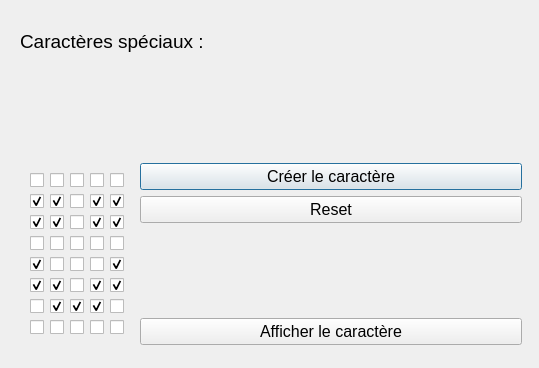
<?xml version="1.0" encoding="UTF-8"?>
<ui version="4.0">
 <class>CaracSpe</class>
 <widget class="QDialog" name="CaracSpe">
  <property name="geometry">
   <rect>
    <x>0</x>
    <y>0</y>
    <width>539</width>
    <height>368</height>
   </rect>
  </property>
  <property name="windowTitle">
   <string>Dialog</string>
  </property>
  <widget class="QWidget" name="verticalLayoutWidget_2">
   <property name="geometry">
    <rect>
     <x>20</x>
     <y>30</y>
     <width>502</width>
     <height>315</height>
    </rect>
   </property>
   <layout class="QVBoxLayout" name="verticalLayout_2">
    <item>
     <widget class="QLabel" name="label">
      <property name="minimumSize">
       <size>
        <width>500</width>
        <height>20</height>
       </size>
      </property>
      <property name="font">
       <font>
        <family>Segoe UI</family>
        <pointsize>14</pointsize>
       </font>
      </property>
      <property name="text">
       <string>Caractères spéciaux :</string>
      </property>
     </widget>
    </item>
    <item>
     <spacer name="verticalSpacer_2">
      <property name="orientation">
       <enum>Qt::Vertical</enum>
      </property>
      <property name="sizeHint" stdset="0">
       <size>
        <width>20</width>
        <height>40</height>
       </size>
      </property>
     </spacer>
    </item>
    <item>
     <layout class="QHBoxLayout" name="horizontalLayout">
      <item>
       <layout class="QGridLayout" name="gridLayout">
        <property name="leftMargin">
         <number>10</number>
        </property>
        <property name="topMargin">
         <number>10</number>
        </property>
        <property name="rightMargin">
         <number>10</number>
        </property>
        <property name="bottomMargin">
         <number>10</number>
        </property>
        <item row="0" column="1">
         <widget class="QCheckBox" name="checkBox_2">
          <property name="text">
           <string/>
          </property>
         </widget>
        </item>
        <item row="1" column="0">
         <widget class="QCheckBox" name="checkBox_6">
          <property name="text">
           <string/>
          </property>
          <property name="checked">
           <bool>true</bool>
          </property>
         </widget>
        </item>
        <item row="0" column="4">
         <widget class="QCheckBox" name="checkBox_5">
          <property name="text">
           <string/>
          </property>
         </widget>
        </item>
        <item row="0" column="3">
         <widget class="QCheckBox" name="checkBox_4">
          <property name="text">
           <string/>
          </property>
         </widget>
        </item>
        <item row="3" column="2">
         <widget class="QCheckBox" name="checkBox_18">
          <property name="text">
           <string/>
          </property>
         </widget>
        </item>
        <item row="3" column="1">
         <widget class="QCheckBox" name="checkBox_17">
          <property name="text">
           <string/>
          </property>
         </widget>
        </item>
        <item row="3" column="3">
         <widget class="QCheckBox" name="checkBox_19">
          <property name="text">
           <string/>
          </property>
         </widget>
        </item>
        <item row="0" column="2">
         <widget class="QCheckBox" name="checkBox_3">
          <property name="text">
           <string/>
          </property>
         </widget>
        </item>
        <item row="0" column="0">
         <widget class="QCheckBox" name="checkBox_1">
          <property name="text">
           <string/>
          </property>
         </widget>
        </item>
        <item row="2" column="4">
         <widget class="QCheckBox" name="checkBox_15">
          <property name="text">
           <string/>
          </property>
          <property name="checked">
           <bool>true</bool>
          </property>
         </widget>
        </item>
        <item row="1" column="3">
         <widget class="QCheckBox" name="checkBox_9">
          <property name="text">
           <string/>
          </property>
          <property name="checked">
           <bool>true</bool>
          </property>
         </widget>
        </item>
        <item row="2" column="0">
         <widget class="QCheckBox" name="checkBox_11">
          <property name="text">
           <string/>
          </property>
          <property name="checked">
           <bool>true</bool>
          </property>
         </widget>
        </item>
        <item row="2" column="3">
         <widget class="QCheckBox" name="checkBox_14">
          <property name="text">
           <string/>
          </property>
          <property name="checked">
           <bool>true</bool>
          </property>
         </widget>
        </item>
        <item row="2" column="2">
         <widget class="QCheckBox" name="checkBox_13">
          <property name="text">
           <string/>
          </property>
         </widget>
        </item>
        <item row="4" column="0">
         <widget class="QCheckBox" name="checkBox_21">
          <property name="text">
           <string/>
          </property>
          <property name="checked">
           <bool>true</bool>
          </property>
         </widget>
        </item>
        <item row="4" column="2">
         <widget class="QCheckBox" name="checkBox_23">
          <property name="text">
           <string/>
          </property>
         </widget>
        </item>
        <item row="1" column="4">
         <widget class="QCheckBox" name="checkBox_10">
          <property name="text">
           <string/>
          </property>
          <property name="checked">
           <bool>true</bool>
          </property>
         </widget>
        </item>
        <item row="3" column="4">
         <widget class="QCheckBox" name="checkBox_20">
          <property name="text">
           <string/>
          </property>
         </widget>
        </item>
        <item row="4" column="1">
         <widget class="QCheckBox" name="checkBox_22">
          <property name="text">
           <string/>
          </property>
         </widget>
        </item>
        <item row="1" column="1">
         <widget class="QCheckBox" name="checkBox_7">
          <property name="text">
           <string/>
          </property>
          <property name="checked">
           <bool>true</bool>
          </property>
         </widget>
        </item>
        <item row="2" column="1">
         <widget class="QCheckBox" name="checkBox_12">
          <property name="text">
           <string/>
          </property>
          <property name="checked">
           <bool>true</bool>
          </property>
         </widget>
        </item>
        <item row="5" column="2">
         <widget class="QCheckBox" name="checkBox_28">
          <property name="text">
           <string/>
          </property>
         </widget>
        </item>
        <item row="5" column="1">
         <widget class="QCheckBox" name="checkBox_27">
          <property name="text">
           <string/>
          </property>
          <property name="checked">
           <bool>true</bool>
          </property>
         </widget>
        </item>
        <item row="4" column="3">
         <widget class="QCheckBox" name="checkBox_24">
          <property name="text">
           <string/>
          </property>
         </widget>
        </item>
        <item row="4" column="4">
         <widget class="QCheckBox" name="checkBox_25">
          <property name="text">
           <string/>
          </property>
          <property name="checked">
           <bool>true</bool>
          </property>
         </widget>
        </item>
        <item row="1" column="2">
         <widget class="QCheckBox" name="checkBox_8">
          <property name="text">
           <string/>
          </property>
         </widget>
        </item>
        <item row="5" column="3">
         <widget class="QCheckBox" name="checkBox_29">
          <property name="text">
           <string/>
          </property>
          <property name="checked">
           <bool>true</bool>
          </property>
         </widget>
        </item>
        <item row="5" column="4">
         <widget class="QCheckBox" name="checkBox_30">
          <property name="text">
           <string/>
          </property>
          <property name="checked">
           <bool>true</bool>
          </property>
         </widget>
        </item>
        <item row="6" column="0">
         <widget class="QCheckBox" name="checkBox_31">
          <property name="text">
           <string/>
          </property>
         </widget>
        </item>
        <item row="5" column="0">
         <widget class="QCheckBox" name="checkBox_26">
          <property name="text">
           <string/>
          </property>
          <property name="checked">
           <bool>true</bool>
          </property>
         </widget>
        </item>
        <item row="6" column="3">
         <widget class="QCheckBox" name="checkBox_34">
          <property name="text">
           <string/>
          </property>
          <property name="checked">
           <bool>true</bool>
          </property>
         </widget>
        </item>
        <item row="6" column="2">
         <widget class="QCheckBox" name="checkBox_33">
          <property name="text">
           <string/>
          </property>
          <property name="checked">
           <bool>true</bool>
          </property>
         </widget>
        </item>
        <item row="3" column="0">
         <widget class="QCheckBox" name="checkBox_16">
          <property name="text">
           <string/>
          </property>
         </widget>
        </item>
        <item row="7" column="0">
         <widget class="QCheckBox" name="checkBox_36">
          <property name="text">
           <string/>
          </property>
         </widget>
        </item>
        <item row="6" column="4">
         <widget class="QCheckBox" name="checkBox_35">
          <property name="text">
           <string/>
          </property>
         </widget>
        </item>
        <item row="6" column="1">
         <widget class="QCheckBox" name="checkBox_32">
          <property name="text">
           <string/>
          </property>
          <property name="checked">
           <bool>true</bool>
          </property>
         </widget>
        </item>
        <item row="7" column="1">
         <widget class="QCheckBox" name="checkBox_37">
          <property name="text">
           <string/>
          </property>
         </widget>
        </item>
        <item row="7" column="4">
         <widget class="QCheckBox" name="checkBox_40">
          <property name="text">
           <string/>
          </property>
         </widget>
        </item>
        <item row="7" column="2">
         <widget class="QCheckBox" name="checkBox_38">
          <property name="text">
           <string/>
          </property>
         </widget>
        </item>
        <item row="7" column="3">
         <widget class="QCheckBox" name="checkBox_39">
          <property name="text">
           <string/>
          </property>
         </widget>
        </item>
       </layout>
      </item>
      <item>
       <layout class="QVBoxLayout" name="verticalLayout">
        <item>
         <widget class="QPushButton" name="pushButton_creer_car">
          <property name="font">
           <font>
            <family>Segoe UI</family>
            <pointsize>12</pointsize>
           </font>
          </property>
          <property name="text">
           <string>Créer le caractère</string>
          </property>
         </widget>
        </item>
        <item>
         <widget class="QPushButton" name="pushButton_reset">
          <property name="font">
           <font>
            <family>Segoe UI</family>
            <pointsize>12</pointsize>
           </font>
          </property>
          <property name="text">
           <string>Reset</string>
          </property>
         </widget>
        </item>
        <item>
         <spacer name="horizontalSpacer_2">
          <property name="orientation">
           <enum>Qt::Horizontal</enum>
          </property>
          <property name="sizeHint" stdset="0">
           <size>
            <width>40</width>
            <height>20</height>
           </size>
          </property>
         </spacer>
        </item>
        <item>
         <spacer name="verticalSpacer">
          <property name="orientation">
           <enum>Qt::Vertical</enum>
          </property>
          <property name="sizeHint" stdset="0">
           <size>
            <width>20</width>
            <height>40</height>
           </size>
          </property>
         </spacer>
        </item>
        <item>
         <widget class="QPushButton" name="pushButton_aff_car">
          <property name="font">
           <font>
            <family>Segoe UI</family>
            <pointsize>12</pointsize>
           </font>
          </property>
          <property name="text">
           <string>Afficher le caractère</string>
          </property>
         </widget>
        </item>
       </layout>
      </item>
     </layout>
    </item>
   </layout>
  </widget>
 </widget>
 <resources/>
 <connections/>
</ui>
